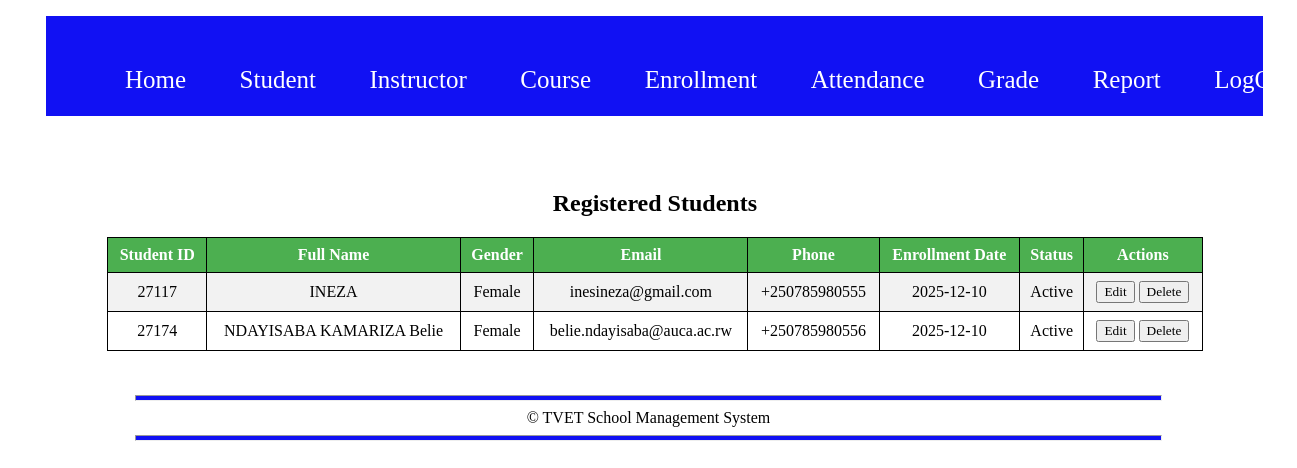
/VStudent.php (signed in), run on the app's committed database.
### tables this page shows
CREATE TABLE `student` (
  `Student_Id` varchar(10) NOT NULL,
  `Full_Name` varchar(200) NOT NULL,
  `Gender` varchar(15) NOT NULL,
  `Email` varchar(100) NOT NULL,
  `Phone` varchar(15) NOT NULL,
  `Enrollment_Date` date NOT NULL,
  `Status` varchar(15) NOT NULL
);

### VStudent.php (the view, shortened to what this page needs)
<?php
require 'db.php';
$result = $conn->query("SELECT * FROM student ORDER BY Student_Id ASC");
?>
<!DOCTYPE html>
<html>
<head>
	<link rel="stylesheet" href="style.css">
</head>
<body>
	<div class="header">
		<div class="navbar">
		<ul>
			<li><a href="index.php">Home</a></li>
			<li><a href="#">Student</a>
			</li>
			<li><a href="#">Instructor</a>
			</li>
			<li><a href="#">Course</a>
			</li>
			<li><a href="#">Enrollment</a>
			</li>
            	<li><a href="#">Attendance</a>
			</li>
            	<li><a href="#">Grade</a>
			</li>
			<li><a href="#">Report</a>
			</li>
			<li><a href="logout.php">LogOut</a></li>
		</ul>
	    </div>
	</div>
<div class="content">
<center><br><br><br>
	<h2>Registered Students</h2>
	<?php if ($result->num_rows > 0): ?>
	<table>
		<tr>
			<th>Student ID</th>
			<th>Full Name</th>
			<th>Gender</th>
			<th>Email</th>
			<th>Phone</th>
			<th>Enrollment Date</th>
			<th>Status</th>
			<th>Actions</th>
		</tr>
		<?php while($row = $result->fetch_assoc()): ?>
		<tr>
			<td><?= $row['Student_Id']; ?></td>
			<td><?= $row['Full_Name']; ?></td>
			<td><?= $row['Gender']; ?></td>
			<td><?= $row['Email']; ?></td>
			<td><?= $row['Phone']; ?></td>
			<td><?= $row['Enrollment_Date']; ?></td>
			<td><?= $row['Status']; ?></td>
			<td>
                <a href="EditStudent.php?id=<?php echo urlencode($row['Student_Id']); ?>"><button>Edit</button></a>
                <a href="DeleteStudent.php?id=<?php echo urlencode($row['Student_Id']); ?>" onclick="return confirm('Are you sure?');"><button>Delete</button></a>
            </td>
		</tr>
		<?php endwhile; ?>
	</table>
	<?php else: ?>
		<p style="color:red;">No Student Records Found</p>
	<?php endif; ?>
</center>
<br><br>
</div>
<div class="footer">
	<hr>
	<center>&copy; TVET School Management System</center>
	<hr>
</div>
</body>
</html>

### style.css (style rules this page uses)
* { font-family: cursive; text-decoration: none; }
.header { width: 95%; margin-left: 3%; height: 100px; background-color: rgb(17, 17, 243); }
.navbar { width: 100%; }
.navbar ul { display: flex; list-style: none; }
.navbar ul li { margin-left: 2%; font-size: 25px; margin-top: 50px; }
.navbar ul li a { padding: 15px; color: white; }
.content { width: 95%; height: auto; margin-left: 3%; border-radius: 20px; }
table { border-collapse: collapse; }
.footer { width: 100%; height: 60px; }
.footer hr { background-color: rgb(17, 17, 243); height: 4px; width: 80%; display: fixed; }

### VStudent.php (style rules this page uses)
table { width: 90%; border-collapse: collapse; }
th, td { border: 1px solid black; padding: 8px; text-align: center; }
th { background: #4CAF50; color: white; }
tr:nth-child(even) { background: #f2f2f2; }

### data on the page
student: Student_Id "27117", Full_Name "INEZA", Gender "Female", Email "inesineza@gmail.com", Phone "+250785980555", Enrollment_Date "2025-12-10", Status "Active"
student: Student_Id "27174", Full_Name "NDAYISABA KAMARIZA Belie", Gender "Female", Email "belie.ndayisaba@auca.ac.rw", Phone "+250785980556", Enrollment_Date "2025-12-10", Status "Active"
